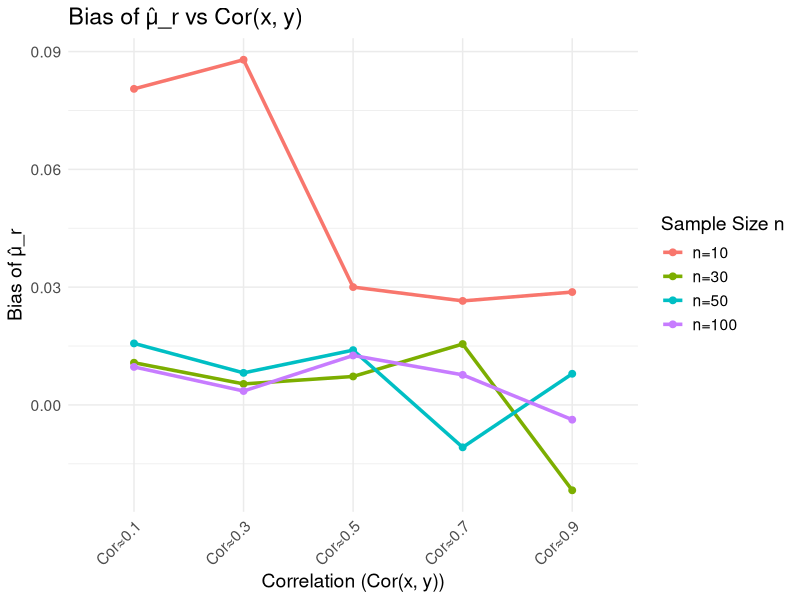
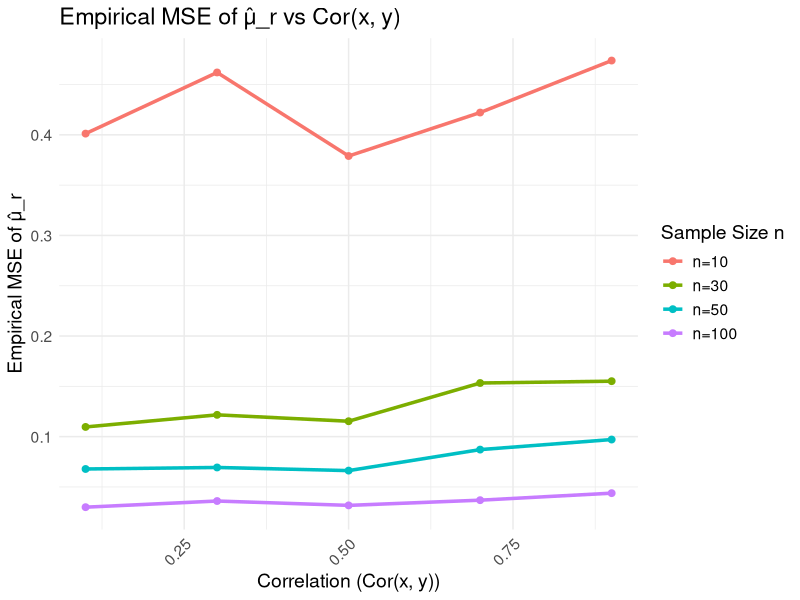
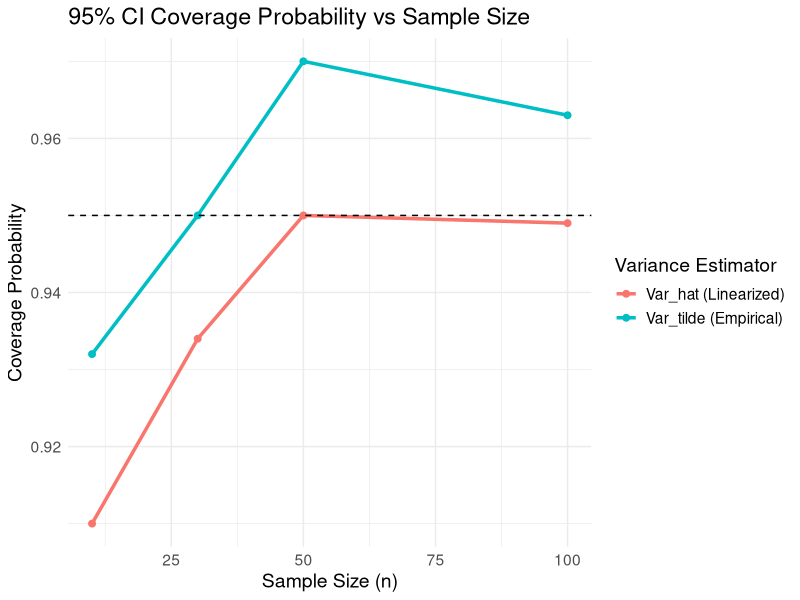

Reproduce these figures in R, in order.
#(1)
set.seed(200)
N <- 1000
iter <- 1000
sample_sizes <- c(10, 30, 50, 100)
lambda1 <- 2
lambda2 <- 3
lambda3_list <- c(0.27273, 1.05629, 2.47481, 5.79815, 22.45491)
cor_target <- c(0.1, 0.3, 0.5, 0.7, 0.9)
bias_matrix <- matrix(0, nrow = length(sample_sizes), ncol = length(lambda3_list))
rownames(bias_matrix) <- paste0("n=", sample_sizes)
colnames(bias_matrix) <- paste0("Cor≈", cor_target)
for (c in 1:length(lambda3_list)) {
  lambda3 <- lambda3_list[c]
  x1 <- rpois(N, lambda1)
  x2 <- rpois(N, lambda2)
  x3 <- rpois(N, lambda3)
  y1 <- x1 + x3 
  y2 <- x2 + x3   
  mu_y <- mean(y1)
  mu_x <- mean(y2)
  for (s in 1:length(sample_sizes)) {
    n <- sample_sizes[s]
    mu_r_hat_all <- numeric(iter)
    for (i in 1:iter) {
      index <- sample(1:N, n, replace = FALSE)
      y_sample <- y1[index]
      x_sample <- y2[index]
      mu_r_hat <- mean(y_sample) / mean(x_sample) * mu_x
      mu_r_hat_all[i] <- mu_r_hat
    }
    bias_matrix[s, c] <- mean(mu_r_hat_all) - mu_y
  }
}
bias_df <- as.data.frame(bias_matrix)
bias_df$SampleSize <- rownames(bias_matrix)
print(bias_df)
library(ggplot2)
library(reshape2)
bias_long <- melt(bias_df, id.vars = "SampleSize", variable.name = "Correlation", value.name = "Bias")
bias_long$SampleSize <- factor(bias_long$SampleSize, levels = paste0("n=", sample_sizes))
ggplot(bias_long, aes(x = Correlation, y = Bias, group = SampleSize, color = SampleSize)) +
  geom_line(size = 1.2) +
  geom_point(size = 2) +
  labs(title = "Bias of μ̂_r vs Cor(x, y)",
       x = "Correlation (Cor(x, y))",
       y = "Bias of μ̂_r",
       color = "Sample Size n") +
  theme_minimal() +
  theme(text = element_text(size = 14),
        axis.text.x = element_text(angle = 45, hjust = 1))

#(2)
set.seed(200)
N <- 1000        
iter <- 1000     
sample_sizes <- c(10, 30, 50, 100)
lambda1 <- 2
lambda2 <- 3
lambda3_list <- c(0.27273, 1.05629, 2.47481, 5.79815, 22.45491)
cor_target <- c(0.1, 0.3, 0.5, 0.7, 0.9)
mse_matrix <- matrix(0, nrow = length(sample_sizes), ncol = length(lambda3_list))
rownames(mse_matrix) <- paste0("n=", sample_sizes)
colnames(mse_matrix) <- paste0("Cor≈", cor_target)
for (c in 1:length(lambda3_list)) {
  lambda3 <- lambda3_list[c]
  x1 <- rpois(N, lambda1)
  x2 <- rpois(N, lambda2)
  x3 <- rpois(N, lambda3)
  y1 <- x1 + x3 
  y2 <- x2 + x3  
  mu_y <- mean(y1)
  mu_x <- mean(y2)
  for (s in 1:length(sample_sizes)) {
    n <- sample_sizes[s]
    mu_r_hat_all <- numeric(iter)
    for (i in 1:iter) {
      index <- sample(1:N, n, replace = FALSE)
      y_sample <- y1[index]
      x_sample <- y2[index]
      mu_r_hat <- mean(y_sample) / mean(x_sample) * mu_x
      mu_r_hat_all[i] <- mu_r_hat
    }
    mse_matrix[s, c] <- mean((mu_r_hat_all - mu_y)^2)
  }
}
mse_df <- as.data.frame(mse_matrix)
mse_df$SampleSize <- rownames(mse_matrix)
print(mse_df)
mse_long <- melt(mse_df, id.vars = "SampleSize", variable.name = "Correlation", value.name = "MSE")
mse_long$SampleSize <- factor(mse_long$SampleSize, levels = paste0("n=", sample_sizes))
mse_long$Correlation <- as.numeric(gsub("Cor≈", "", mse_long$Correlation))
ggplot(mse_long, aes(x = Correlation, y = MSE, group = SampleSize, color = SampleSize)) +
  geom_line(size = 1.2) +
  geom_point(size = 2) +
  labs(title = "Empirical MSE of μ̂_r vs Cor(x, y)",
       x = "Correlation (Cor(x, y))",
       y = "Empirical MSE of μ̂_r",
       color = "Sample Size n") +
  theme_minimal() +
  theme(text = element_text(size = 14),
        axis.text.x = element_text(angle = 45, hjust = 1))
#(3)
set.seed(200)
N <- 1000
iter <- 1000
sample_sizes <- c(10, 30, 50, 100)
lambda1 <- 2
lambda2 <- 3
lambda3 <- 10 
x1 <- rpois(N, lambda1)
x2 <- rpois(N, lambda2)
x3 <- rpois(N, lambda3)
y1 <- x1 + x3   
y2 <- x2 + x3   
mu_y <- mean(y1)
mu_x <- mean(y2)
coverage_table <- data.frame()
for (n in sample_sizes) {
  coverage_hat <- 0  
  coverage_tilde <- 0  
  for (i in 1:iter) {
    index <- sample(1:N, n, replace = FALSE)
    x_s <- y2[index]
    y_s <- y1[index]
    x_bar <- mean(x_s)
    y_bar <- mean(y_s)
    s_x2 <- var(x_s)
    s_y2 <- var(y_s)
    s_xy <- cov(x_s, y_s)
    mu_r_hat <- y_bar / x_bar * mu_x
    var_hat <- (1/n) * (s_y2 / x_bar^2 + (y_bar^2 * s_x2) / x_bar^4 - 2 * y_bar * s_xy / x_bar^3) * mu_x^2
    se_hat <- sqrt(var_hat)
    mu_r_vec <- y_s / x_s * mu_x
    se_tilde <- sd(mu_r_vec) / sqrt(n)
    ci_hat <- c(mu_r_hat - 1.96 * se_hat, mu_r_hat + 1.96 * se_hat)
    ci_tilde <- c(mu_r_hat - 1.96 * se_tilde, mu_r_hat + 1.96 * se_tilde)
    if (mu_y >= ci_hat[1] && mu_y <= ci_hat[2]) coverage_hat <- coverage_hat + 1
    if (mu_y >= ci_tilde[1] && mu_y <= ci_tilde[2]) coverage_tilde <- coverage_tilde + 1
  }
  coverage_table <- rbind(
    coverage_table,
    data.frame(
      SampleSize = n,
      Coverage_Hat = round(coverage_hat / iter, 4),
      Coverage_Tilde = round(coverage_tilde / iter, 4)
    )
  )
}
print(coverage_table)
coverage_long <- melt(coverage_table, id.vars = "SampleSize", variable.name = "Estimator", value.name = "Coverage")
coverage_long$Estimator <- factor(coverage_long$Estimator,
                                  levels = c("Coverage_Hat", "Coverage_Tilde"),
                                  labels = c("Var_hat (Linearized)", "Var_tilde (Empirical)"))
ggplot(coverage_long, aes(x = SampleSize, y = Coverage, color = Estimator, group = Estimator)) +
  geom_line(size = 1.2) +
  geom_point(size = 2) +
  geom_hline(yintercept = 0.95, linetype = "dashed", color = "black") +
  labs(title = "95% CI Coverage Probability vs Sample Size",
       x = "Sample Size (n)",
       y = "Coverage Probability",
       color = "Variance Estimator") +
  theme_minimal() +
  theme(text = element_text(size = 14))
